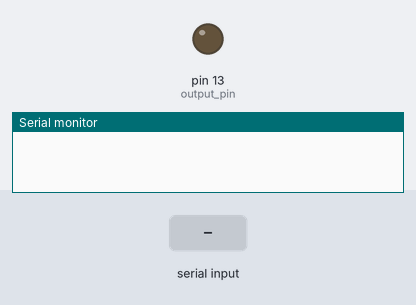
Simulated run of this sketch. Board: Arduino Uno, built with avr-gcc and run on an emulated ATmega328P. Shown: output pins drawn as LEDs (lit = HIGH), the last lines printed to the serial monitor. Dashed ring = blinking. The inputs (shaded band) are chosen by the test bench.

Above: at 1.2 s.
1.3 s: "s:45\n" received over Serial
At 1.69 s:
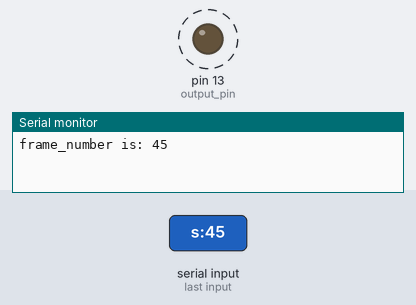
4.3 s: "e\n" received over Serial
At 4.3 s:
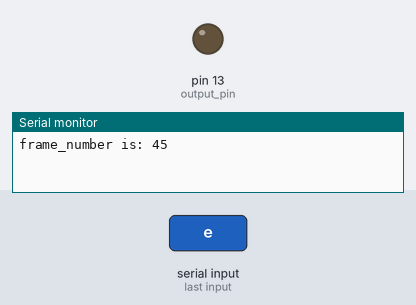
Timing chart, 0 to 7.3 s (numbered marks = the images above; inputs shaded):
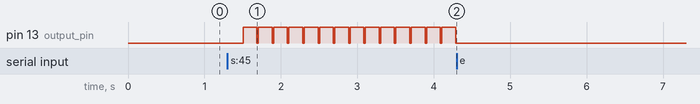

Measured:
- after the input at 1.3 s, pin 13 (output_pin): alternates HIGH for 0.18 s and LOW for 0.02 s, starting after 0.21 s
- after the input at 4.3 s, pin 13 (output_pin): stops changing and stays LOW

The sketch:

arduino_trigger.ino
```cpp
#define MAX_OUT_CHARS 255
char   buffer[MAX_OUT_CHARS + 1];
int output_pin = 13;
int frame_number = 1000;
int frame_id = 0;
bool flag = false;

void setup()
{
  // put your setup code here, to run once:
  Serial.begin(9600);
  pinMode(output_pin,OUTPUT);
}


void loop()
{
  if(flag == true)
  {
   if(frame_id < frame_number)
    {
      delay(180);
      digitalWrite(output_pin,LOW);
      delay(20);
      digitalWrite(output_pin,HIGH);
      frame_id += 1;
      if(Serial.available())
      {
        String info;
        info = Serial.readStringUntil('\n');

        char str[50];
        info.toCharArray(str, 50);
        char * pch;
        pch = strtok (str,":");

        if(info.equals("e"))
        {
            flag = false;
            digitalWrite(output_pin,LOW);
        }
      }
    }
    else
    {
      digitalWrite(output_pin,LOW);
      flag = false;
    }
  }
  else
  {
    if(Serial.available())
    {
      String info;

      info = Serial.readStringUntil('\n');

      char str[50];
      info.toCharArray(str, 50);
      char * pch;
      pch = strtok (str,":");

      if(pch[0] == 's')
      {
          flag = true;
          pch = strtok(0, "&");
          frame_number = atoi(pch);

          Serial.print("frame_number is: ");
          Serial.println(frame_number);
      }
    }

  }


}
```
